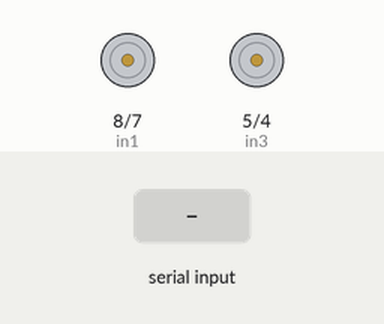
Bench run of a sketch on a simulated Arduino Uno, built with avr-gcc and run on an emulated ATmega328P. On the bench: motor-driver pin pairs drawn as motors (green arrow = first pin HIGH = forward, orange = second pin HIGH = backward, longer = more drive, scaled by the enable pin). The inputs (shaded band) are chosen by the test bench.

Above: at 1.2 s.
1.3 s: "F" received over Serial
At 2.2 s:
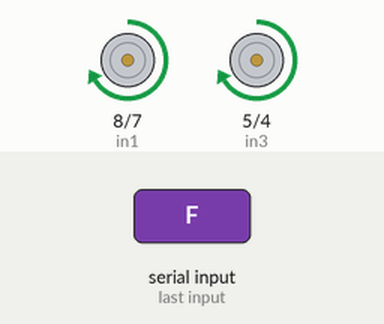
2.8 s: "B" received over Serial
At 3.3 s:
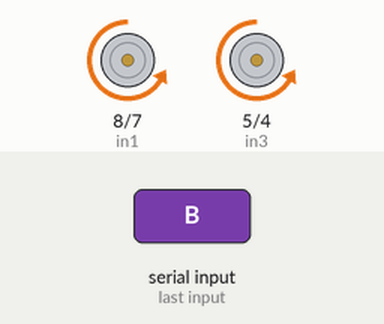
4.3 s: "L" received over Serial
At 5.5 s:
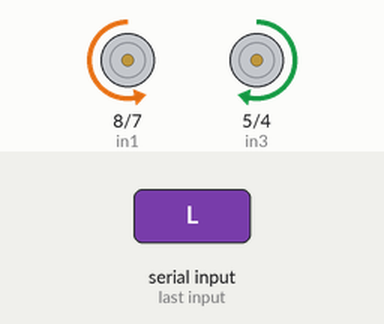
5.8 s: "R" received over Serial
At 6.8 s:
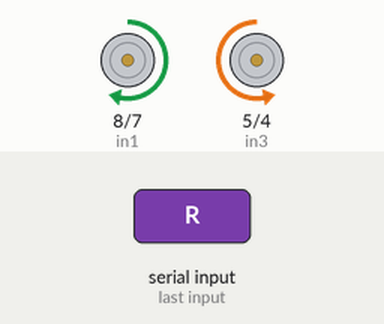
Timing chart, 0 to 8.3 s (numbered marks = the images above; inputs shaded):
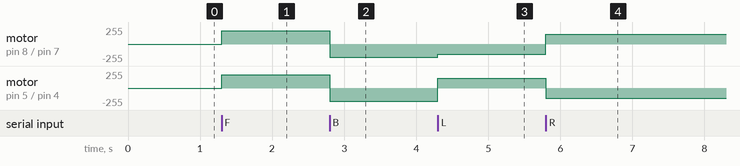

The sketch:

CARCODE_mar26a_copy_20260326144519_copy_20260327114030.ino
```cpp
// Motor A (Left)
int enA = 9; int in1 = 8; int in2 = 7;
// Motor B (Right)
int enB = 3; int in3 = 5; int in4 = 4;

void setup() {
  Serial.begin(9600); // Bluetooth logic

  pinMode(enA, OUTPUT); pinMode(enB, OUTPUT);
  pinMode(in1, OUTPUT); pinMode(in2, OUTPUT);
  pinMode(in3, OUTPUT); pinMode(in4, OUTPUT);

  stopMotors();
}

void loop() {
  if (Serial.available()) {
    char command = Serial.read();

    if (command == 'F') moveForward();
    else if (command == 'B') moveBackward();
    else if (command == 'L') turnLeft();
    else if (command == 'R') turnRight();
    else if (command == 'S') stopMotors();
  }
}

void moveForward() {
  digitalWrite(in1, HIGH); digitalWrite(in2, LOW);
  digitalWrite(in3, HIGH); digitalWrite(in4, LOW);
  analogWrite(enA, 200);   analogWrite(enB, 200);
}

void moveBackward() {
  digitalWrite(in1, LOW);  digitalWrite(in2, HIGH);
  digitalWrite(in3, LOW);  digitalWrite(in4, HIGH);
  analogWrite(enA, 200);   analogWrite(enB, 200);
}

void turnLeft() {
  // Tank steer: Left back, Right forward
  digitalWrite(in1, LOW);  digitalWrite(in2, HIGH);
  digitalWrite(in3, HIGH); digitalWrite(in4, LOW);
  analogWrite(enA, 150);   analogWrite(enB, 150);
}

void turnRight() {
  // Tank steer: Left forward, Right back
  digitalWrite(in1, HIGH); digitalWrite(in2, LOW);
  digitalWrite(in3, LOW);  digitalWrite(in4, HIGH);
  analogWrite(enA, 150);   analogWrite(enB, 150);
}

void stopMotors() {
  digitalWrite(in1, LOW); digitalWrite(in2, LOW);
  digitalWrite(in3, LOW); digitalWrite(in4, LOW);
  analogWrite(enA, 0);   analogWrite(enB, 0);
}
```

Measured:
- after the input at 1.3 s, motor on pin 8 (in1) / pin 7 (in2), motor on pin 5 (in3) / pin 4 (in4): stopped → forward 200/255 at once
- after the input at 2.8 s, motor on pin 8 (in1) / pin 7 (in2), motor on pin 5 (in3) / pin 4 (in4): forward 200/255 → backward 200/255 at once
- after the input at 4.3 s, motor on pin 8 (in1) / pin 7 (in2): backward 200/255 → backward 150/255 at once; motor on pin 5 (in3) / pin 4 (in4): backward 200/255 → forward 150/255 at once
- after the input at 5.8 s, motor on pin 8 (in1) / pin 7 (in2): backward 150/255 → forward 150/255 at once; motor on pin 5 (in3) / pin 4 (in4): forward 150/255 → backward 150/255 at once
